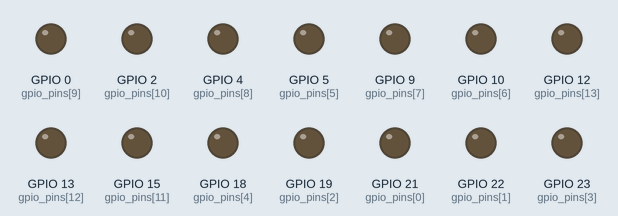
A sketch run on a simulated ESP32. Shown: output pins drawn as LEDs (lit = HIGH). Random numbers use the default seed unless the sketch sets one; what the sketch prints to the serial monitor is not drawn.

Above: at 0.05 s.
At 1.85 s:
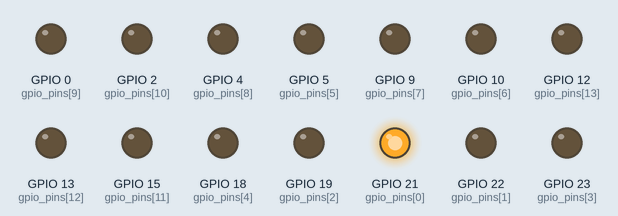
At 2.85 s:
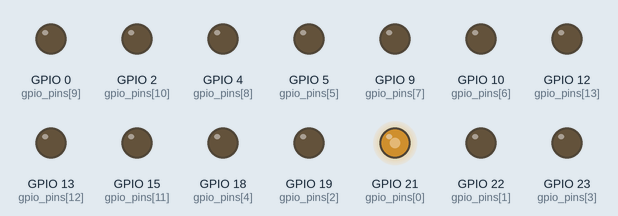
Timing chart, 0 to 6.6 s (numbered marks = the images above):
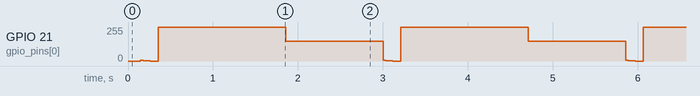

Measured:
- by itself, GPIO 21 (gpio_pins[0]): repeats every 2.9 s: 5/255 0.01 s, 4/255 0.01 s, 3/255 0.02 s, 2/255 0.03 s, 1/255 0.05 s, 0/255 0.09 s, 255/255 1.5 s, 148/255 1.1 s, 6/255 0.01 s

The sketch:

simulator-v1.ino
```cpp
// Create as array that will store the gpio pin numbers
uint8_t gpio_pins[] = {
  GPIO_NUM_21,
  GPIO_NUM_22,
  GPIO_NUM_19,
  GPIO_NUM_23,
  GPIO_NUM_18,
  GPIO_NUM_5,
  GPIO_NUM_10,
  GPIO_NUM_9,
  GPIO_NUM_4,
  GPIO_NUM_0,
  GPIO_NUM_2,
  GPIO_NUM_15,
  GPIO_NUM_13,
  GPIO_NUM_12
  };

// setting PWM properties
const int freq = 5000;
const int resolution = 12;

uint16_t brightnessMax = 4095;

// Suggested range: 50–70%
uint16_t brightnessBase = 0.58 * 4095;  // ~2457

// Minimum dip level: 45–55% of base
// Higher resolution allows sharper transitions
uint16_t brightnessMin = 0.5 * brightnessBase; // ~1200

float noise = 200;
float alpha = 0.2; // smoothing factor

// Smoother noise (reduce harsh jumps)
//float amplitude = 0.12 * brightnessMax;  // sweet spot (~12%); 8–15% of full scale
float chaoticAmp = 0.09 * brightnessMax;  // ~360
float harmonicAmp = 0.1 * brightnessMax;  // ≈ 410

float t = 0;

uint16_t dropDuration = 350; // ms value
uint16_t chaoticDuration = 1500; // ms value
uint16_t harmonicDuration = 3000; // ms value

void setup() {
  // Set output pins
  for(uint8_t i = 0; i < 14; i++){
    // Set pin as OUTPUT
    pinMode(gpio_pins[i], OUTPUT);

    // Drive OUTPUT LOW
    digitalWrite(gpio_pins[i], LOW);

    // configure LED PWM
    ledcAttach(gpio_pins[i], freq, resolution);
  }

  Serial.begin(115200);

  // if you want to attach a specific channel, use the following instead
  //ledcAttachChannel(ledPin, freq, resolution, 0);
}

void loop(){
  // Reconstruct the Flame Behavior
  // Phase 1: Initial Drop
  float brightnessPhase1 = brightnessBase;

  for (uint32_t tStart = millis(); (millis()-tStart) < dropDuration;) {
      brightnessPhase1 *= 0.9;  // exponential drop
      ledcWrite(gpio_pins[0], brightnessPhase1);
      delay(5);
  }
  // Phase 2: Chaotic Flicker - Use filtered noise:
  float brightnessPhase2 = brightnessPhase1;

  for (uint32_t tStart = millis(); (millis()-tStart) < chaoticDuration;) {
    float raw = random(0, 100) / 100.0;
    //noise = alpha * raw + (1 - alpha) * noise;
    noise = noise * (noise > 0 ? 1.4 : 0.6);

    brightnessPhase2 = brightnessBase + noise * chaoticAmp;
    ledcWrite(gpio_pins[0], constrain(brightnessPhase2, brightnessMin, brightnessMax));
    Serial.println(brightnessPhase2);
    delay(10);
  }

  // Phase 3: Harmonic Oscillation
  float brightnessPhase3 = brightnessPhase2;

  /*for (uint32_t tStart = millis(); (millis()-tStart) < harmonicDuration;) {
    float envelope = exp(-0.01 * t);
    float value = sin(2 * PI * freq * t) * envelope;

    float brightness = brightnessBase + value * harmonicAmp;
    ledcWrite(gpio_pins[0], constrain(brightness, brightnessMin, brightnessMax));

    t += 0.01;
    delay(10);
  }*/

  ledcWrite(gpio_pins[0], brightnessBase);
  delay(1000);
}
```
